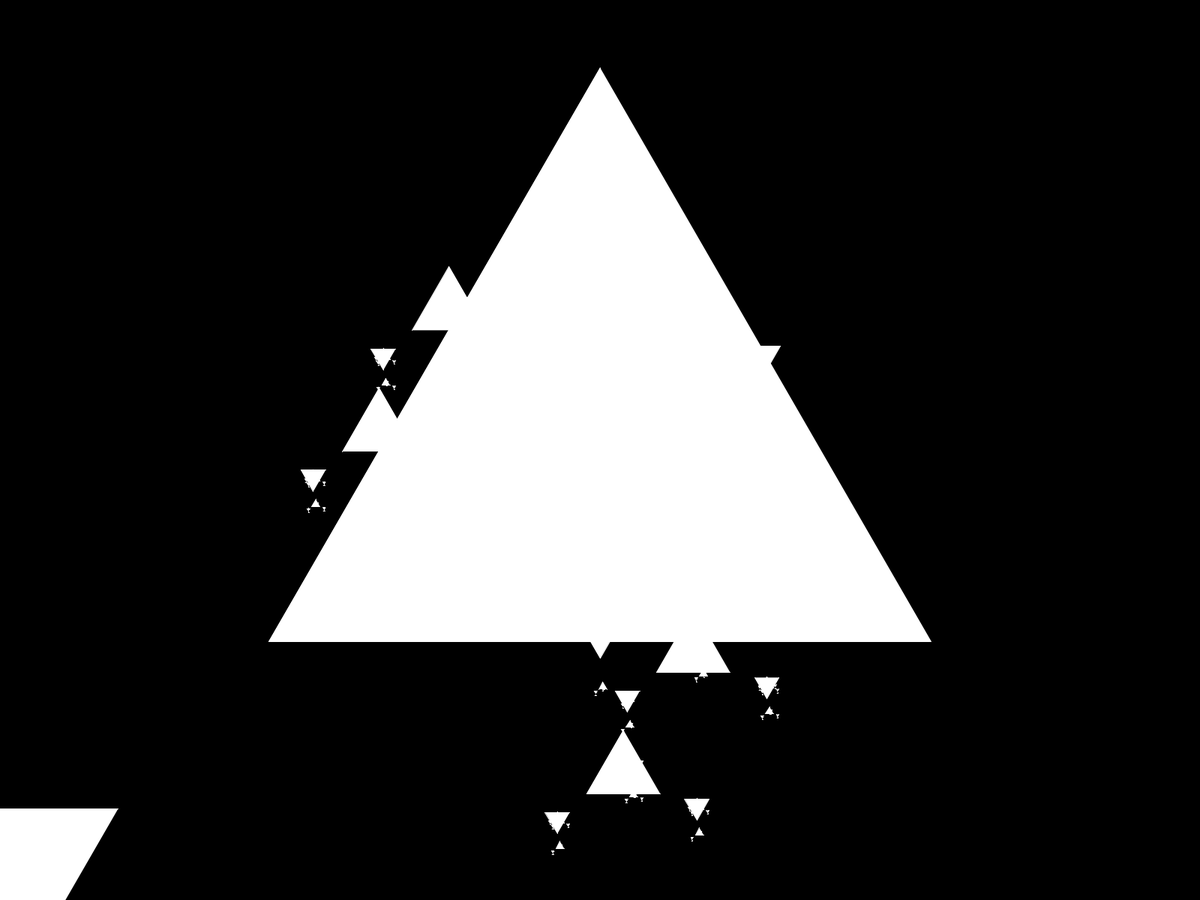
Frame 1 (no input)
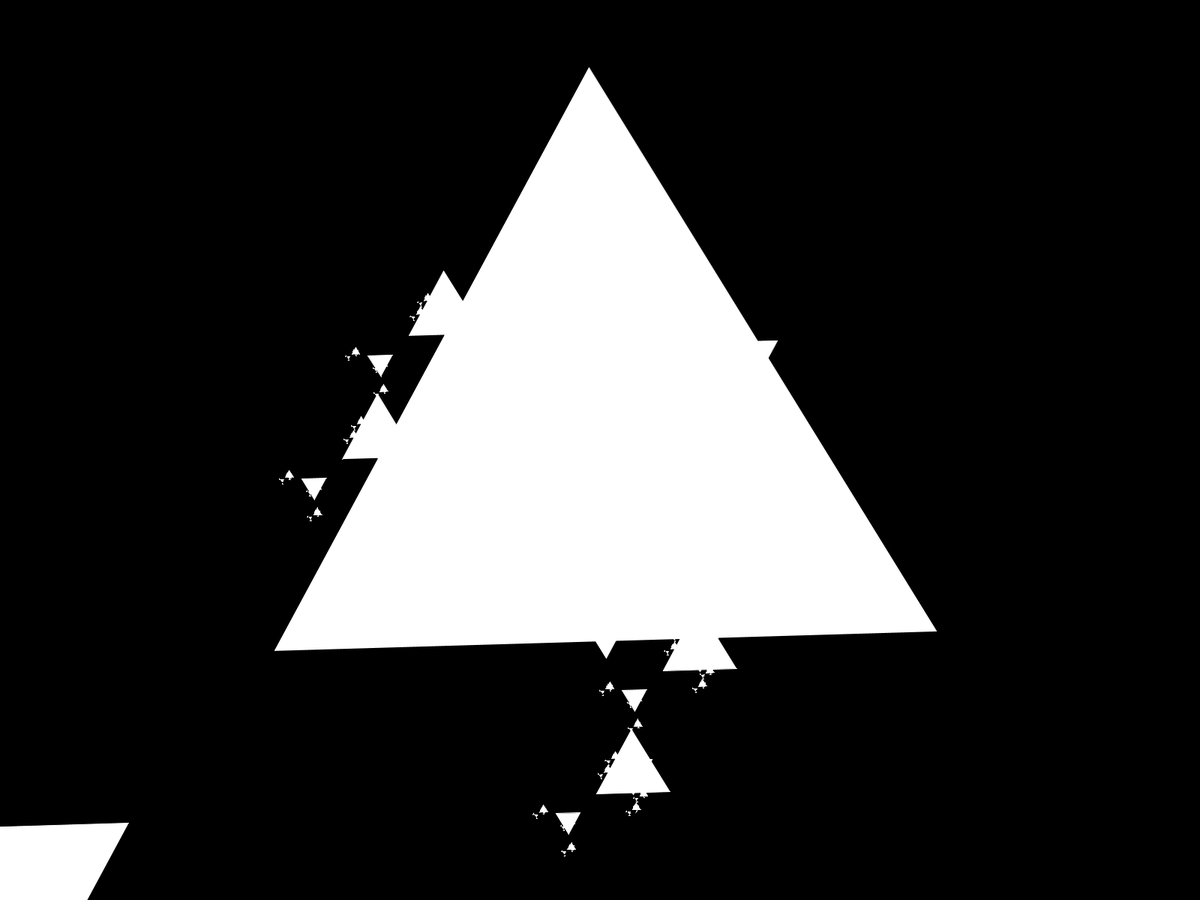
Frame 60 (the mouse pressed at the canvas centre just before this capture)
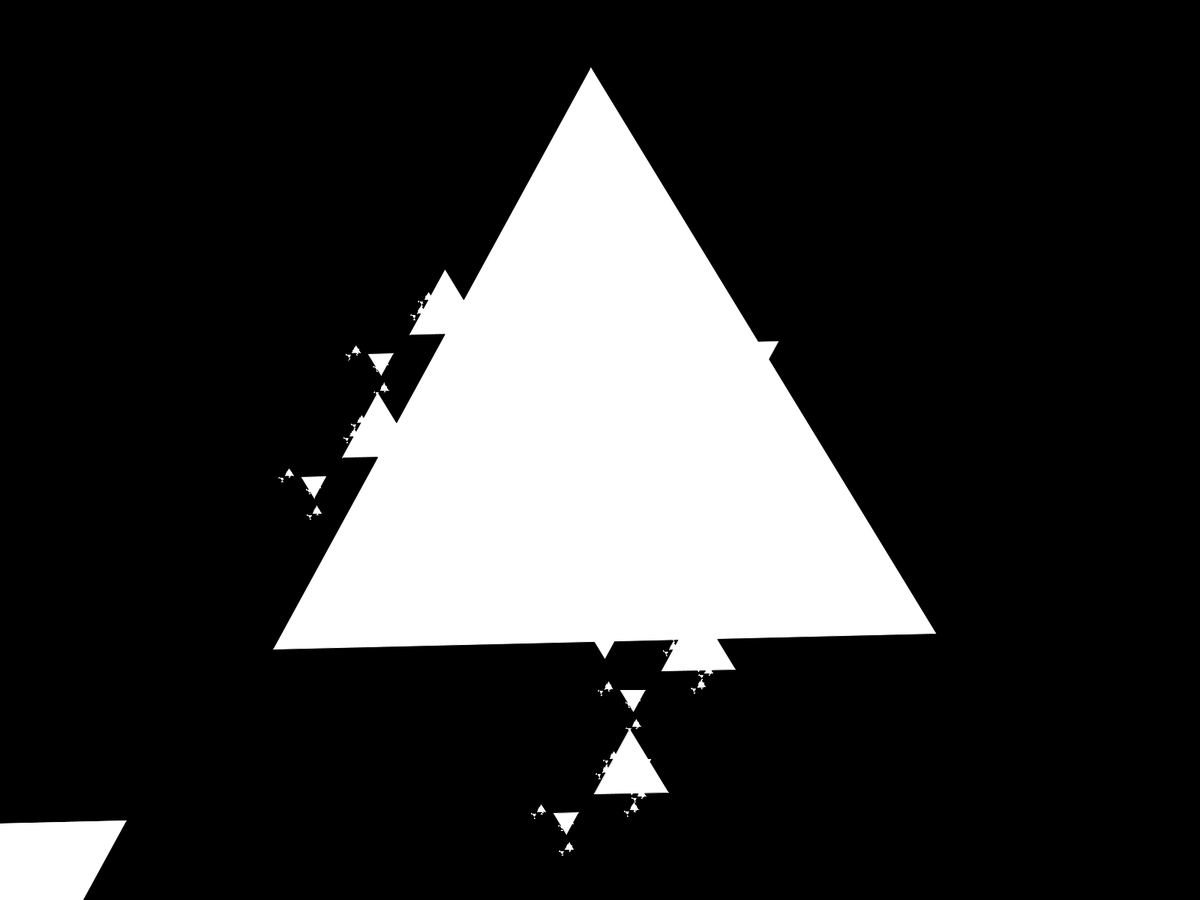
Frame 120 (the mouse held since frame 60 and released just before this capture)

The Processing sketch that drew these frames (run headless with seeded random() and noise(); from frame 60 on, the mouse is pressed at the canvas centre):

// Processing sketch: KochCurve
// ── KochCurve.pde
float r;
float a = 0;

void setup()
{
  fullScreen(JAVA2D);
  frameRate(60);
  
  background(0);
  
  r = min(width, height) * 0.85 / 2;
};

void draw()
{
  background(0);
  
  translate(width/2, height/2);
  
  koch(0, 0, r, a);
  
  a += 0.035;
  if(a > TWO_PI)
    a = 0;
};

void koch(float x, float y, float r, float a)
{
  float ax, ay, bx, by, cx, cy;
  
  ax = x + r*cos(a + radians(30));
  ay = y + r*sin(a + radians(30));
  bx = x + r*cos(a + radians(150));
  by = y + r*sin(a + radians(150));
  cx = x + r*cos(a + radians(270));
  cy = y + r*sin(a + radians(270));
  
  stroke(255);
  fill(255);
  beginShape();
  vertex(ax, ay);
  vertex(bx, by);
  vertex(cx, cy);
  endShape();
  
  float dx, dy, ex, ey, fx, fy;
  
  PVector ab = new PVector(bx - ax, by - ay);
  PVector bc = new PVector(cx - bx, cy - by);
  PVector ca = new PVector(ax - cx, ay - cy);
  if(ay > by) ab.mult(-1);
  if(by > cy) bc.mult(-1);
  if(cy > ay) ca.mult(-1);
  
  dx = ax + ab.x/2;
  dy = ay + ab.y/2;
  ex = bx + bc.x/2;
  ey = by + bc.y/2;
  fx = cx + ca.x/2;
  fy = cy + ca.y/2;
  
  ab = new PVector(-1, ab.x / ab.y);
  bc = new PVector(-1, bc.x / bc.y);
  ca = new PVector(-1, ca.x / ca.y);
  ab.normalize();
  ab.mult(r/sqrt(12));
  bc.normalize();
  bc.mult(r/sqrt(12));
  ca.normalize();
  ca.mult(r/sqrt(12));
  
  dx += ab.x;
  dy += ab.y;
  ex += bc.x;
  ey += bc.y;
  fx += ca.x;
  fy += ca.y;
  
  if(r >= 1)
  {
    koch(dx, dy, r/3, a - 2*radians(30));
    koch(ex, ey, r/3, a - 2*radians(150));
    koch(fx, fy, r/3, a - 2*radians(270));
  }
};
